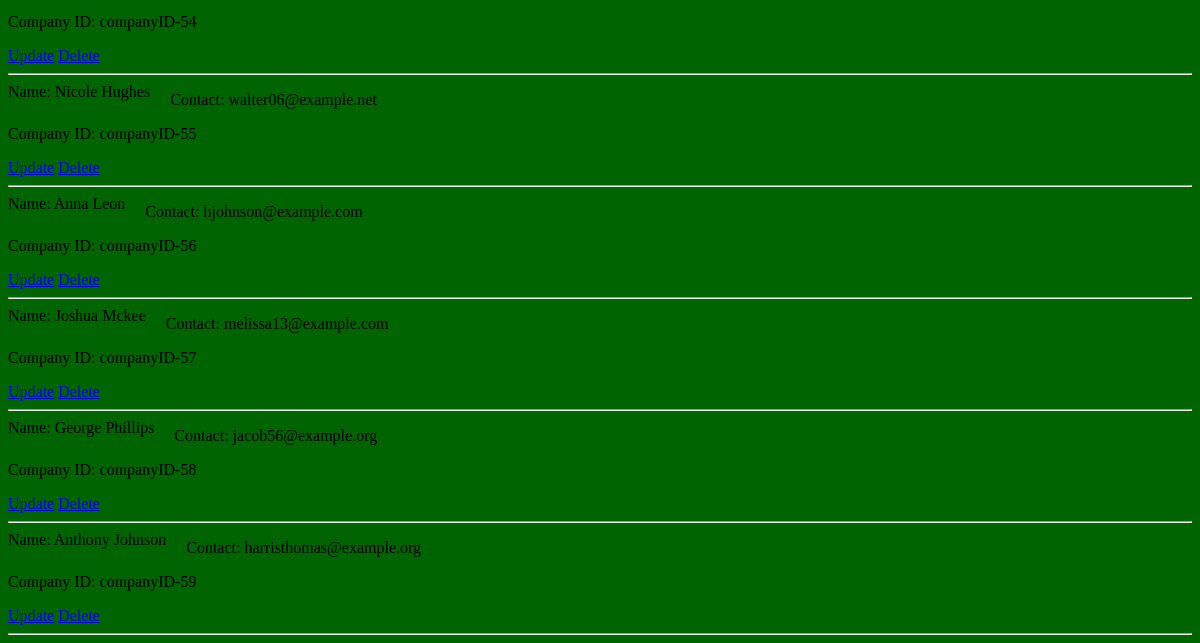
The page /landing/listOrg/ (lower part) on the database as committed earlier.
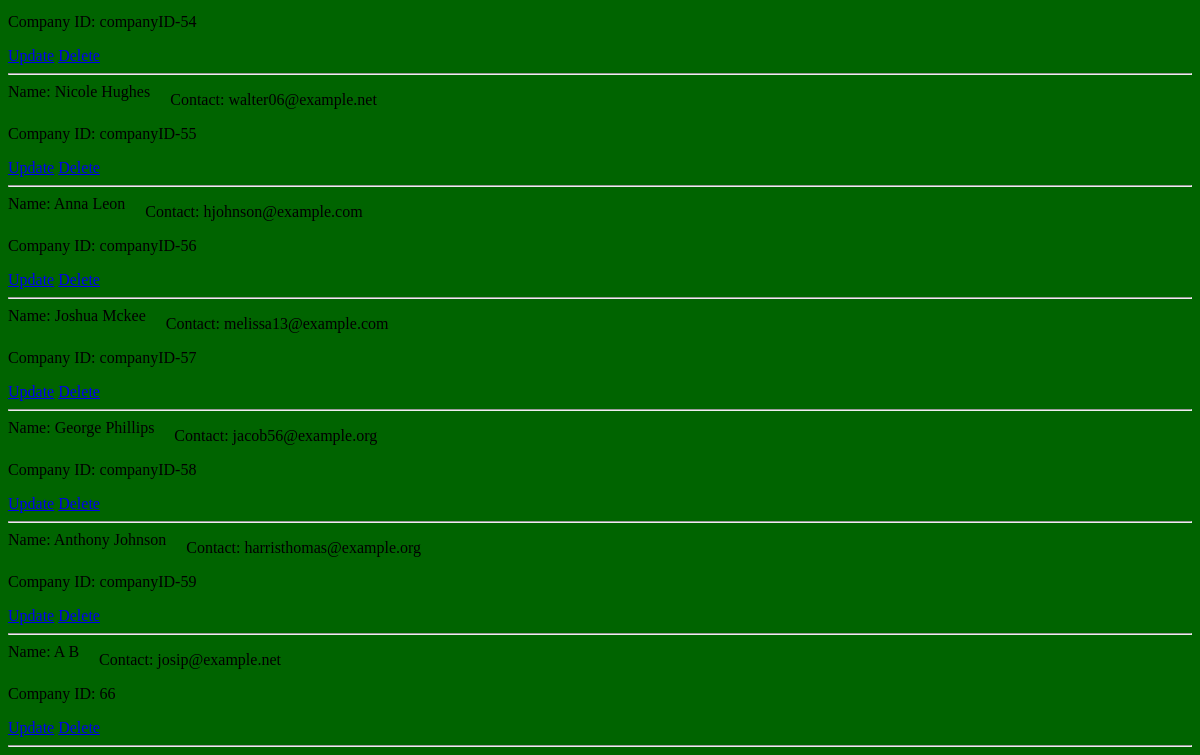
The same page on the database as committed later.
### main/models.py (models this page shows, shortened)
class Organizer(models.Model):
    org_name = models.CharField(max_length=20)
    org_lastname = models.CharField(max_length=20)
    org_contact = models.EmailField()
    org_companyID = models.CharField(max_length=15)

### main/views.py (the view)
# urls.py: path('listOrg/', views.OrganizerListView.as_view(), name='listOrg'),
class OrganizerListView(ListView):
    model = Organizer
    template_name = 'list_organizers.html'
    context_object_name = 'organizers'

### main/templates/main/list_organizers.html (shortened to what this page needs)
{% extends "base_generic.html" %}
{% block content %}
<!DOCTYPE html>
<html>
<head>
</head>
<body>
    <ul>
        {% for organizer in organizers %}
            <li>Name: {{ organizer.org_name }} {{ organizer.org_lastname }}</li>
            <p>Contact: {{ organizer.org_contact }}</p>
            <p>Company ID: {{ organizer.org_companyID }}</p>
            <a href="{% url 'Eco:updateOrganizers' organizer.pk %}">Update</a>
            <a href="{% url 'Eco:deleteOrganizers' organizer.pk %}">Delete</a>
            <hr>
        {% empty %}
            <li>No organizers available</li>
        {% endfor %}
    </ul>
</body>
</html>
{% endblock %}

### main/templates/main/base_generic.html (shortened to what this page needs)
<!DOCTYPE html>
<html>
<head>
    {% load static %}
    <link rel="stylesheet" type="text/css" href="{% static 'style.css' %}">
</head>
<body>
    <div class="content">
        {% block content %}
        {% endblock %}
    </div>
</body>
</html>

### main/static/style.css (style rules this page uses)
ul { padding: 0; margin: 0; }
body { background-color: #006400; }

Rows that differ between the two databases and show on the page:
added Organizer: org_name "A", org_lastname "B", org_contact "josip@example.net", org_companyID "66"
